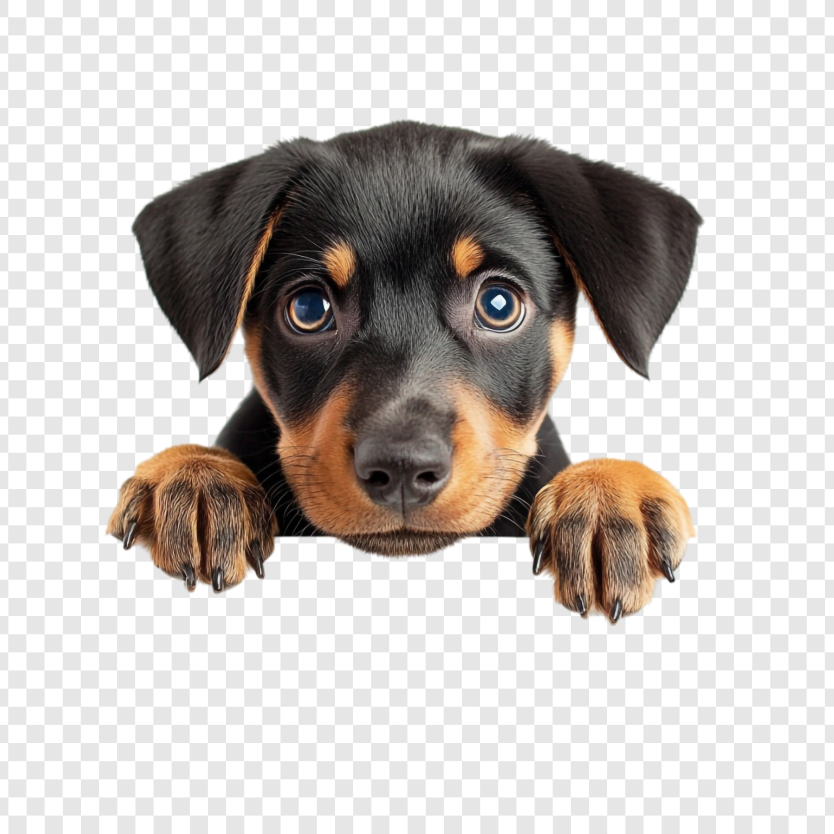
#> input picture Fundamentals/2OpenCV/dogs.jpg, 2500 x 2500 px, found by its file name (shown at 1/3 size)
$ python 5cropping.py
#> lines starting #> are read from the running program, lines starting #| are printed output that depends on the picture
#cropping in images
import os
import cv2

img = cv2.imread(os.path.join('.','./Fundamentals/2OpenCV/dogs.jpg'))
#> img is the input picture: shape (2500, 2500, 3); mean B, G, R 191.2, 194.8, 200

print(img.shape)
#| (2500, 2500, 3)

cropped_img = img[220:740, 320:1040]
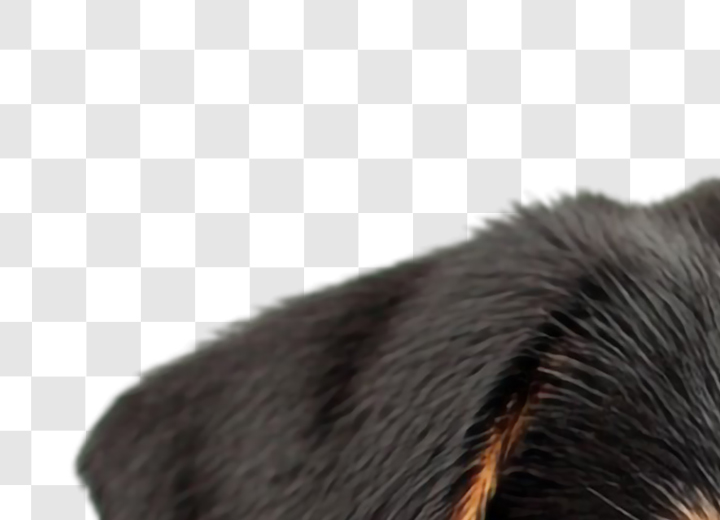
#> cropped_img: shape (520, 720, 3); mean B, G, R 161.4, 162.7, 165
cv2.imshow('img', img)
cv2.imshow('cropped_img', cropped_img)
cv2.waitKey(0)
